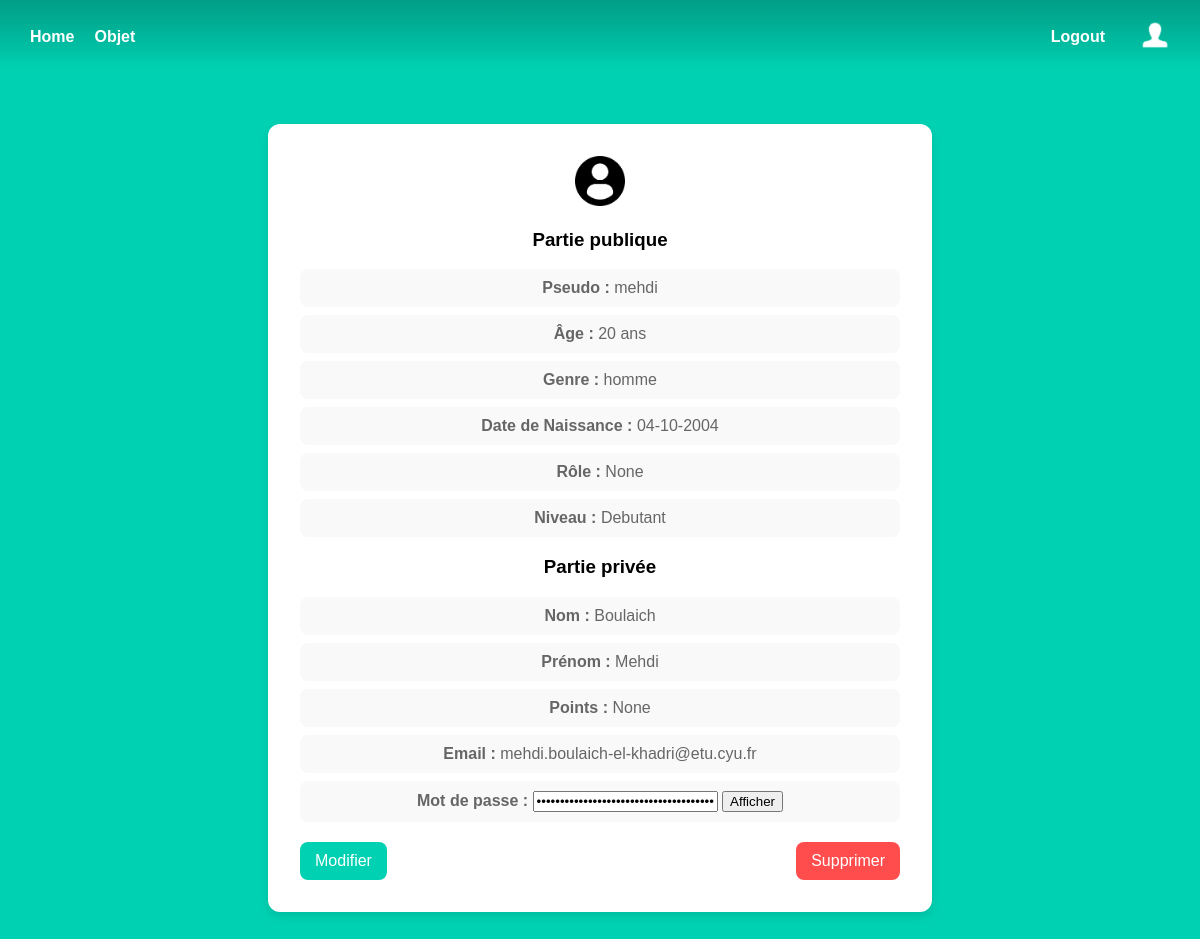
The page /profile (signed in) on the database as committed earlier.
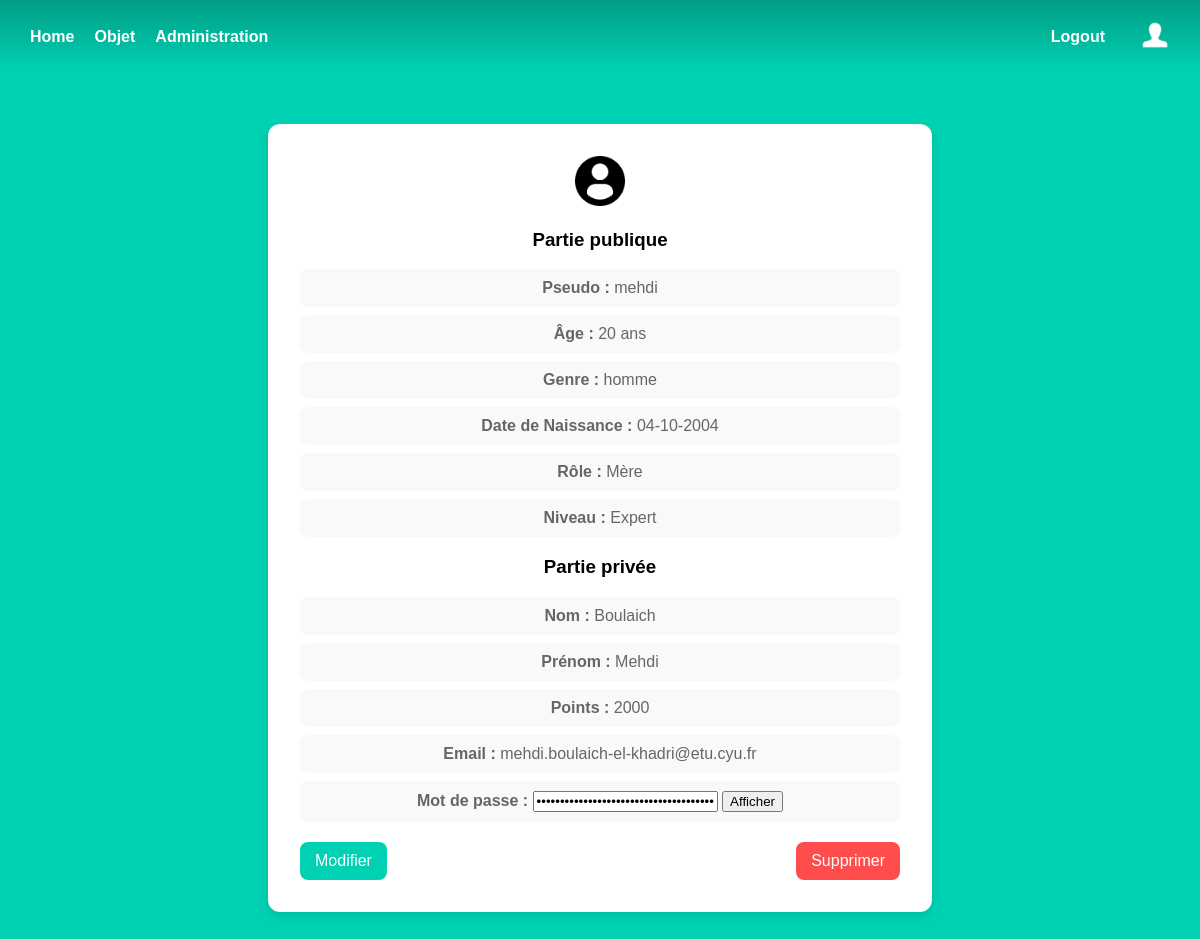
The same page on the database as committed later.
### models.py (models this page shows)
class User(UserMixin, db.Model):
    id = db.Column(db.Integer, primary_key=True) # clé primiaire obligatoire pour SQLAlchemy
    email = db.Column(db.String(100), unique=True, index=True)
    pseudo = db.Column(db.String(100), unique=True, index=True)
    password = db.Column(db.String(100))
    lastname = db.Column(db.String(1000))
    firstname = db.Column(db.String(100))
    level = db.Column(db.String, default="Debutant")
    role = db.Column(db.String)
    age = db.Column(db.Integer)
    gender = db.Column(db.String(100))
    point = db.Column(db.Integer, default=0)
    birthdate = db.Column(db.Date)
    image = db.Column(db.LargeBinary)

### main.py (the view)
@main.route('/profile')
@login_required
def profile():
    return render_template('profile.html')

### templates/profile.html (shortened to what this page needs)
{% extends "base.html" %}
{% block content %}
    <div class="user-container">
        {% if current_user.image %}
            <img width="50">
        {% else %}
            <img src="{{ url_for('static', filename='utilisateur-de-profil-sans-fond.png') }}"  width="50" height="50">
        {% endif %}
        <div class="user-info">
            <h3>Partie publique</h3>
                <p><strong>Pseudo :</strong> {{ current_user.pseudo }}</p>
                <p><strong>Âge :</strong> {{ current_user.age }} ans</p>
                <p><strong>Genre :</strong> {{ current_user.gender }}</p>
                <p><strong>Date de Naissance :</strong> {{ current_user.birthdate.strftime('%d-%m-%Y')}}</p>
                <p><strong>Rôle :</strong> {{ current_user.role }}</p>
                <p><strong>Niveau :</strong> {{ current_user.level }}</p>
            <h3>Partie privée</h3>
                <p><strong>Nom :</strong> {{ current_user.lastname }}</p>
                <p><strong>Prénom :</strong> {{ current_user.firstname }}</p>
                <p><strong>Points :</strong> {{ current_user.point }}</p>
                <p><strong>Email :</strong> {{ current_user.email }}</p>
                <p><strong>Mot de passe :</strong>
                    <input type="password" id="password-field" value="{{ current_user.password }}" readonly>
                    <button type="button" id="toggle-password" onclick="togglePassword()">Afficher</button>
                </p>
        </div>
        <div class="user-actions">
            <a href="{{ url_for('main.edit_user1') }}">
                <button class="edit-btn">Modifier</button>
            </a>
            <form method="POST" action="{{ url_for('main.delete_profile') }}" onsubmit="return confirm('Êtes-vous sûr de vouloir supprimer votre compte ? Cette action est irréversible.')">
                <button class="delete-btn" type="submit">
                    Supprimer
                </button>
            </form>
        </div>
    </div>
{% endblock %}

### templates/base.html (shortened to what this page needs)
<!DOCTYPE html>
<html lang="fr">
<head>
    <link rel="stylesheet" href="{{ url_for('static', filename='styles/base2.css') }}" />
</head>
<body>
    <section class="hero is-primary is-fullheight">
        <div class="hero-head">
            <nav class="navbar">
                <div class="container">
                    <div class="navbar-start">
                        <a href="{{ url_for('main.index') }}" class="navbar-item">Home</a>
                        {% if current_user.is_authenticated %}
                            <a href="{{ url_for('manage_object.list_objects') }}" class="navbar-item">Objet</a>
                            {% if current_user.level == "Expert" %}
                            <a href="{{ url_for('main.admin') }}" class="navbar-item">Administration</a>
                            {%endif%}
                        {% endif %}
                    </div>
                    <div class="navbar-end">
                        {% if current_user.is_authenticated %}
                        <a href="{{ url_for('auth.logout') }}" class="navbar-item">Logout</a>
                            <a href="{{ url_for('main.profile') }}" class="navbar-item">
                                <img src="{{ url_for('static', filename='profile-icon-white-6-1.png') }}" alt="Profil"  width="30" height="30">
                            </a>
                        {% else %}
                            <a href="{{ url_for('auth.login') }}" class="navbar-item">Login</a>
                            <a href="{{ url_for('auth.signup') }}" class="navbar-item">Sign Up</a>
                        {% endif %}
                    </div>
                </div>
            </nav>
        </div>
        <div class="hero-body">
                {% block content %}
                {% endblock %}
        </div>
    </section>
</body>
</html>

### static/styles/base2.css (style rules this page uses)
html, body { height: 100%; margin: 0; padding: 0; font-family: 'Arial', sans-serif; background-color: var(--clair); color: rgb(0, 0, 0); text-align: center; }
:root { --clair: #00d1b2; --moyen: #14c2a8; --fonce: #019e86; --tresfonce: #00a88b; --ecriture: white; --box: white; --border: #ddd; --writeinput: #aaa; --itembox: #f9f9f9; --titreitem: #333; --pitem: #666; }
.navbar { display: flex; justify-content: space-between; align-items: center; background: linear-gradient(to bottom, var(--fonce), var(--clair)); padding: 10px 20px; color: var(--ecriture); -webkit-mask-image: linear-gradient(to bottom, rgba(0, 0, 0, 1) 70%, rgba(0, 0, 0, 0)); mask-image: linear-gradient(to bottom, rgba(0, 0, 0, 1) 70%, rgba(0, 0, 0, 0)); height: 10%; }
.navbar .container { display: flex; width: 100%; justify-content: space-between; align-items: center; }
.navbar-start { display: flex; align-items: center; }
.navbar-end { display: flex; align-items: center; gap: 15px; }
.navbar-item { color: var(--ecriture) !important; font-weight: bold; text-decoration: none; padding: 10px; }
.hero-body { display: flex; flex-direction: column; justify-content: center; align-items: center; height: calc(100vh - 56px); width: 100%; box-sizing: border-box; height: 90%; }
.user-container { max-width: 600px; margin: 50px auto; padding: 20px; background: var(--box); border-radius: 12px; box-shadow: 0px 4px 10px rgba(0, 0, 0, 0.1); text-align: center; width: 100%; }
.user-info p { font-size: 16px; color: var(--pitem); background: var(--itembox); padding: 10px; border-radius: 8px; margin: 8px 0; }
.user-actions { display: flex; justify-content: space-between; margin-top: 20px; }
.user-actions button { padding: 10px 15px; border: none; border-radius: 8px; cursor: pointer; font-size: 16px; transition: 0.3s ease-in-out; }
.user-actions .edit-btn { background: var(--clair); color: var(--ecriture); }
.user-actions .delete-btn { background: #ff4d4d; color: var(--ecriture); }
.user-container { position: relative; padding: 2rem; }

Rows that differ between the two databases and show on the page:
changed User "mehdi": role "None" → "Mère"; level "Debutant" → "Expert"; point "None" → "2000"
Other text that changed with them:
text now shown: "Administration"
